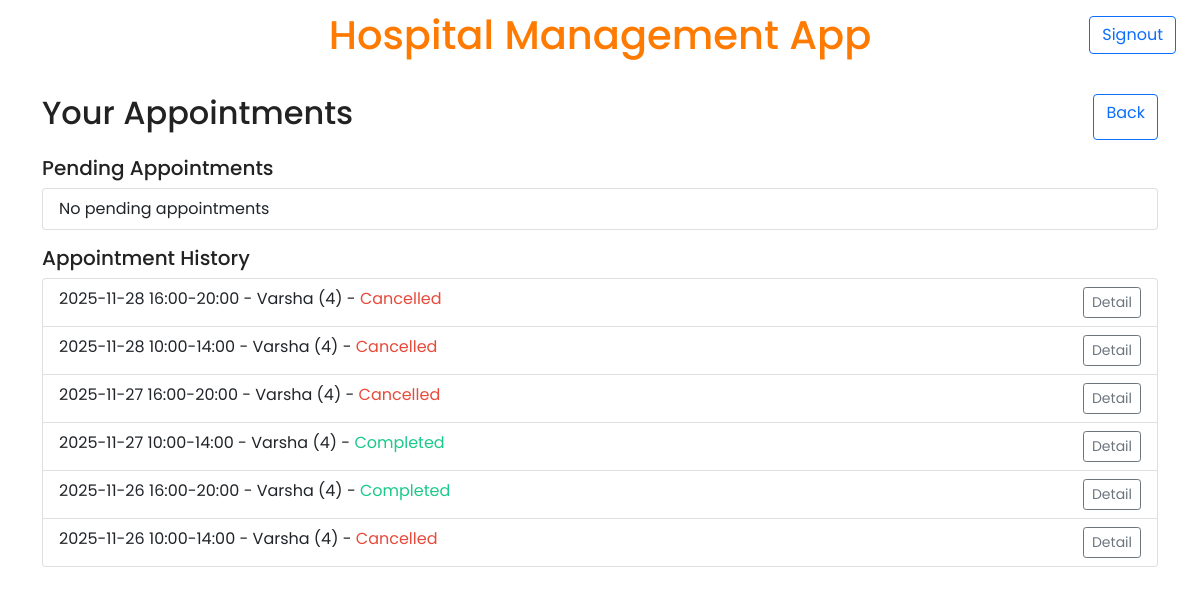
Screenshot of /doctor/appointments (signed in) with the database file from the repository.
### backend/models.py (models this page shows)
class Appointment(db.Model):
  __tablename__ = 'appointments'
  id = db.Column(db.Integer, primary_key=True)
  patient_id = db.Column(db.Integer, db.ForeignKey('patients.id', ondelete='CASCADE'), nullable=False)
  doctor_id = db.Column(db.Integer, db.ForeignKey('doctors.id', ondelete='CASCADE'), nullable=False)
  appointment_date = db.Column(db.String, nullable=False)
  appointment_time = db.Column(db.String, nullable=False)
  status = db.Column(db.String, nullable=False, default='Booked')
  notes = db.Column(db.Text)
  created_at = db.Column(db.DateTime, server_default=db.func.current_timestamp())
  __table_args__ = (db.UniqueConstraint('doctor_id', 'appointment_date', 'appointment_time', name='uix_appointment'),)
  treatments = db.relationship('Treatment', backref='appointment_obj', cascade='all, delete-orphan', passive_deletes=True)

class Patient(db.Model):
  __tablename__ = 'patients'
  id = db.Column(db.Integer, primary_key=True)
  name = db.Column(db.String, nullable=False)
  email = db.Column(db.String, unique=True, nullable=False)
  password = db.Column(db.String, nullable=False)
  phone = db.Column(db.String)
  age = db.Column(db.Integer)
  address = db.Column(db.String)
  blacklisted = db.Column(db.Integer, default=0)
  appointments = db.relationship('Appointment', backref='patient_obj', lazy='dynamic', passive_deletes=True)

### backend/controller.py (the view, shortened to what this page needs)
    @app.route('/doctor/appointments')
    def route_show_doctor_appointments_list():
        doctor_id = session.get('doctor_id')
        pending = []
        history = []
        if doctor_id:
            rows_pending = db.session.query(Appointment.id, Patient.id.label('patient_id'), Patient.name.label('patient_name'), Appointment.appointment_date, Appointment.appointment_time, Appointment.status).outerjoin(Patient, Appointment.patient_id == Patient.id).filter(Appointment.doctor_id == doctor_id, Appointment.status == 'Booked').order_by(Appointment.appointment_date, Appointment.appointment_time).all()
            rows_history = db.session.query(Appointment.id, Patient.id.label('patient_id'), Patient.name.label('patient_name'), Appointment.appointment_date, Appointment.appointment_time, Appointment.status).outerjoin(Patient, Appointment.patient_id == Patient.id).filter(Appointment.doctor_id == doctor_id, Appointment.status != 'Booked').order_by(Appointment.appointment_date.desc(), Appointment.appointment_time.desc()).all()
            for r in rows_history:
                history.append({
                    'id': getattr(r, 'id', None) or r[0],
                    'patient_id': getattr(r, 'patient_id', None) or r[1],
                    'patient_name': getattr(r, 'patient_name', None) or r[2],
                    'appointment_date': getattr(r, 'appointment_date', None) or r[3],
                    'appointment_time': getattr(r, 'appointment_time', None) or r[4],
                    'status': getattr(r, 'status', None) or r[5],
                })
        return render_template('doctor/appointments_list.html', pending=pending, history=history)

### templates/doctor/appointments_list.html (shortened to what this page needs)
{% extends "base.html" %}
{% block main_content %}
<div class="d-flex justify-content-between mb-3">
  <h2>Your Appointments</h2>
  <a class="btn btn-outline-primary" href="{{ url_for('route_show_doctor_dashboard') }}">Back</a>
</div>
<h5>Pending Appointments</h5>
<ul class="list-group mb-3">
  {% if pending|length == 0 %}
  <li class="list-group-item">No pending appointments</li>
  {% endif %}
</ul>
<h5>Appointment History</h5>
<ul class="list-group">
  {% for a in history %}
  <li class="list-group-item">
    {{ a.appointment_date }} {{ a.appointment_time }} - {{ a.patient_name }} ({{ a.patient_id }}) - <span class="status-{{ a.status|lower }}">{{ a.status }}</span>
    <a class="btn btn-sm btn-outline-secondary float-end" href="{{ url_for('route_show_doctor_appointment_detail', appointment_id=a.id) }}">Detail</a>
  </li>
  {% endfor %}
</ul>
{% endblock %}

### static/css/style.css (style rules this page uses)
:root { --primary-orange: #ff7a00; --primary-orange-dark: #e66800; --neutral-muted: #6c757d; --available-green: #d4f7d4; --unavailable-red: #ffd6d6; }
body { background-color: #ffffff; color: #222222; font-family: 'Poppins', sans-serif; }
.status-completed { color: #1cc88a; }
.status-cancelled { color: #e74a3b; }

### rows the page displays
Appointment: appointment_date "2025-11-28", appointment_time "16:00-20:00", patient_name "Varsha", patient_id "4", status "Cancelled"
Appointment: appointment_date "2025-11-28", appointment_time "10:00-14:00", patient_name "Varsha", patient_id "4", status "Cancelled"
Appointment: appointment_date "2025-11-27", appointment_time "16:00-20:00", patient_name "Varsha", patient_id "4", status "Cancelled"
Appointment: appointment_date "2025-11-27", appointment_time "10:00-14:00", patient_name "Varsha", patient_id "4", status "Completed"
Appointment: appointment_date "2025-11-26", appointment_time "16:00-20:00", patient_name "Varsha", patient_id "4", status "Completed"
Appointment: appointment_date "2025-11-26", appointment_time "10:00-14:00", patient_name "Varsha", patient_id "4", status "Cancelled"
